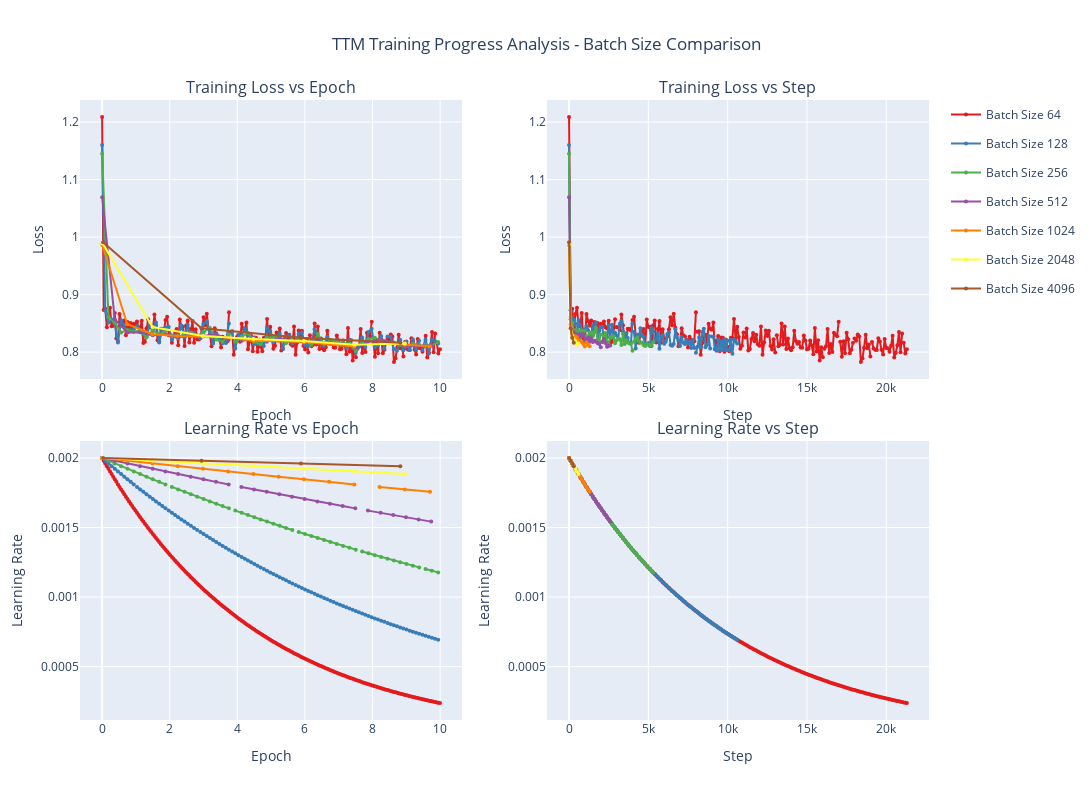

The code cell stored with this chart in its notebook:
### Code cell
# Create training loss visualization
from turtle import width


def create_training_plots(df):
    """Create training loss and learning rate plots by batch size"""
    
    # Create subplots
    fig = make_subplots(
        rows=2, cols=2,
        subplot_titles=[
            "Training Loss vs Epoch", 
            "Training Loss vs Step",
            "Learning Rate vs Epoch",
            "Learning Rate vs Step"
        ],
        vertical_spacing=0.1,
        horizontal_spacing=0.1
    )
    
    # Color palette
    colors = px.colors.qualitative.Set1
    batch_sizes = sorted(df['batch_size'].unique())
    
    for i, batch_size in enumerate(batch_sizes):
        if batch_size == 'unknown':
            continue
            
        batch_data = df[df['batch_size'] == batch_size].copy()
        batch_data = batch_data.sort_values('step')
        
        color = colors[i % len(colors)]
        name = f"Batch Size {batch_size}"
        
        # Training Loss vs Epoch
        fig.add_trace(
            go.Scatter(
                x=batch_data['epoch'],
                y=batch_data['loss'],
                mode='lines+markers',
                name=name,
                line=dict(color=color),
                marker=dict(size=4),
                showlegend=True,
                legendgroup=name,
                hovertemplate=f"<b>{name}</b><br>" +
                             "Epoch: %{x:.2f}<br>" +
                             "Loss: %{y:.4f}<extra></extra>"
            ),
            row=1, col=1
        )
        
        # Training Loss vs Step
        fig.add_trace(
            go.Scatter(
                x=batch_data['step'],
                y=batch_data['loss'],
                mode='lines+markers',
                name=name,
                line=dict(color=color),
                marker=dict(size=4),
                showlegend=False,
                legendgroup=name,
                hovertemplate=f"<b>{name}</b><br>" +
                             "Step: %{x}<br>" +
                             "Loss: %{y:.4f}<extra></extra>"
            ),
            row=1, col=2
        )
        
        # Learning Rate vs Epoch
        if 'learning_rate' in batch_data.columns:
            fig.add_trace(
                go.Scatter(
                    x=batch_data['epoch'],
                    y=batch_data['learning_rate'],
                    mode='lines+markers',
                    name=name,
                    line=dict(color=color),
                    marker=dict(size=4),
                    showlegend=False,
                    legendgroup=name,
                    hovertemplate=f"<b>{name}</b><br>" +
                                 "Epoch: %{x:.2f}<br>" +
                                 "Learning Rate: %{y:.6f}<extra></extra>"
                ),
                row=2, col=1
            )
            
            # Learning Rate vs Step
            fig.add_trace(
                go.Scatter(
                    x=batch_data['step'],
                    y=batch_data['learning_rate'],
                    mode='lines+markers',
                    name=name,
                    line=dict(color=color),
                    marker=dict(size=4),
                    showlegend=False,
                    legendgroup=name,
                    hovertemplate=f"<b>{name}</b><br>" +
                                 "Step: %{x}<br>" +
                                 "Learning Rate: %{y:.6f}<extra></extra>"
                ),
                row=2, col=2
            )
    
    # Update layout
    fig.update_layout(
        height=800,
        width=2000,
        title_text="TTM Training Progress Analysis - Batch Size Comparison",
        title_x=0.5,
        showlegend=True
    )
    
    # Update axis labels
    fig.update_xaxes(title_text="Epoch", row=1, col=1)
    fig.update_xaxes(title_text="Step", row=1, col=2)
    fig.update_xaxes(title_text="Epoch", row=2, col=1)
    fig.update_xaxes(title_text="Step", row=2, col=2)
    
    fig.update_yaxes(title_text="Loss", row=1, col=1)
    fig.update_yaxes(title_text="Loss", row=1, col=2)
    fig.update_yaxes(title_text="Learning Rate", row=2, col=1)
    fig.update_yaxes(title_text="Learning Rate", row=2, col=2)
    
    return fig

# Create and display the training plots
if len(training_df) > 0:
    training_fig = create_training_plots(training_df)
    training_fig.show()
else:
    print("No training data available for visualization")

### Figure 1 — Plotly figure (JSON) as saved in the notebook; plotly's stock layout.template omitted (floating-point values rounded to 4 significant figures; data arrays with more than 128 entries replaced by an {"elided": "..."} marker saying what was removed)
{"data": [{"hovertemplate": "<b>Batch Size 64</b><br>Epoch: %{x:.2f}<br>Loss: %{y:.4f}<extra></extra>", "legendgroup": "Batch Size 64", "line": {"color": "rgb(228,26,28)"}, "marker": {"size": 4}, "mode": "lines+markers", "name": "Batch Size 64", "showlegend": true, "type": "scatter", "x": {"elided": "235 float values"}, "xaxis": "x", "y": {"elided": "235 float values"}, "yaxis": "y"}, {"hovertemplate": "<b>Batch Size 64</b><br>Step: %{x}<br>Loss: %{y:.4f}<extra></extra>", "legendgroup": "Batch Size 64", "line": {"color": "rgb(228,26,28)"}, "marker": {"size": 4}, "mode": "lines+markers", "name": "Batch Size 64", "showlegend": false, "type": "scatter", "x": {"elided": "235 int values"}, "xaxis": "x2", "y": {"elided": "235 float values"}, "yaxis": "y2"}, {"hovertemplate": "<b>Batch Size 64</b><br>Epoch: %{x:.2f}<br>Learning Rate: %{y:.6f}<extra></extra>", "legendgroup": "Batch Size 64", "line": {"color": "rgb(228,26,28)"}, "marker": {"size": 4}, "mode": "lines+markers", "name": "Batch Size 64", "showlegend": false, "type": "scatter", "x": {"elided": "235 float values"}, "xaxis": "x3", "y": {"elided": "235 float values"}, "yaxis": "y3"}, {"hovertemplate": "<b>Batch Size 64</b><br>Step: %{x}<br>Learning Rate: %{y:.6f}<extra></extra>", "legendgroup": "Batch Size 64", "line": {"color": "rgb(228,26,28)"}, "marker": {"size": 4}, "mode": "lines+markers", "name": "Batch Size 64", "showlegend": false, "type": "scatter", "x": {"elided": "235 int values"}, "xaxis": "x4", "y": {"elided": "235 float values"}, "yaxis": "y4"}, {"hovertemplate": "<b>Batch Size 128</b><br>Epoch: %{x:.2f}<br>Loss: %{y:.4f}<extra></extra>", "legendgroup": "Batch Size 128", "line": {"color": "rgb(55,126,184)"}, "marker": {"size": 4}, "mode": "lines+markers", "name": "Batch Size 128", "showlegend": true, "type": "scatter", "x": [0.0009381, 0.09381, 0.1876, 0.2814, 0.3752, 0.469, 0.5629, 0.6567, 0.7505, 0.8443, 0.9381, 0.9381, 1.032, 1.126, 1.22, 1.313, 1.407, 1.501, 1.595, 1.689, 1.782, 1.876, 1.876, 1.97, 2.064, 2.158, 2.251, 2.345, 2.439, 2.533, 2.627, 2.72, 2.814, 2.814, 2.908, 3.002, 3.096, 3.189, 3.283, 3.377, 3.471, 3.565, 3.659, 3.752, 3.752, 3.846, 3.94, 4.034, 4.128, 4.221, 4.315, 4.409, 4.503, 4.597, 4.69, 4.69, 4.784, 4.878, 4.972, 5.066, 5.159, 5.253, 5.347, 5.441, 5.535, 5.629, 5.629, 5.722, 5.816, 5.91, 6.004, 6.098, 6.191, 6.285, 6.379, 6.473, 6.567, 6.567, 6.66, 6.754, 6.848, 6.942, 7.036, 7.129, 7.223, 7.317, 7.411, 7.505, 7.505, 7.598, 7.692, 7.786, 7.88, 7.974, 8.068, 8.161, 8.255, 8.349, 8.443, 8.443, 8.537, 8.63, 8.724, 8.818, 8.912, 9.006, 9.099, 9.193, 9.287, 9.381, 9.381, 9.475, 9.568, 9.662, 9.756, 9.85, 9.944], "xaxis": "x", "y": [1.16, 0.8723, 0.8512, 0.8569, 0.8497, 0.8165, 0.8554, 0.847, 0.8363, 0.8381, 0.8396, NaN, 0.8452, 0.8382, 0.8316, 0.8261, 0.8462, 0.8362, 0.8515, 0.8166, 0.8382, 0.8434, NaN, 0.8441, 0.8219, 0.8284, 0.8259, 0.8463, 0.8259, 0.8474, 0.8278, 0.8337, 0.8287, NaN, 0.8236, 0.8491, 0.8543, 0.836, 0.8149, 0.8326, 0.8246, 0.8154, 0.816, 0.8499, NaN, 0.8352, 0.8061, 0.8302, 0.8279, 0.8414, 0.8295, 0.8262, 0.8135, 0.8136, 0.8158, NaN, 0.8106, 0.8418, 0.8356, 0.8179, 0.8243, 0.8324, 0.806, 0.8273, 0.8293, 0.8147, NaN, 0.8178, 0.8316, 0.834, 0.8124, 0.811, 0.8142, 0.8398, 0.8256, 0.8196, NaN, 0.8108, 0.8268, 0.8162, 0.8141, 0.8208, 0.815, 0.8174, 0.8071, 0.8211, 0.8073, NaN, 0.7987, 0.8092, 0.8255, 0.8089, 0.8348, 0.8405, 0.8086, 0.8122, 0.828, 0.8061, NaN, 0.8272, 0.8266, 0.8053, 0.8022, 0.8215, 0.8027, 0.8185, 0.8036, 0.8224, 0.8036, 0.8196, NaN, 0.8038, 0.8214, 0.7972, 0.8214, 0.8193, 0.8148], "yaxis": "y"}, {"hovertemplate": "<b>Batch Size 128</b><br>Step: %{x}<br>Loss: %{y:.4f}<extra></extra>", "legendgroup": "Batch Size 128", "line": {"color": "rgb(55,126,184)"}, "marker": {"size": 4}, "mode": "lines+markers", "name": "Batch Size 128", "showlegend": false, "type": "scatter", "x": [1, 100, 200, 300, 400, 500, 600, 700, 800, 900, 1000, 1000, 1100, 1200, 1300, 1400, 1500, 1600, 1700, 1800, 1900, 2000, 2000, 2100, 2200, 2300, 2400, 2500, 2600, 2700, 2800, 2900, 3000, 3000, 3100, 3200, 3300, 3400, 3500, 3600, 3700, 3800, 3900, 4000, 4000, 4100, 4200, 4300, 4400, 4500, 4600, 4700, 4800, 4900, 5000, 5000, 5100, 5200, 5300, 5400, 5500, 5600, 5700, 5800, 5900, 6000, 6000, 6100, 6200, 6300, 6400, 6500, 6600, 6700, 6800, 6900, 7000, 7000, 7100, 7200, 7300, 7400, 7500, 7600, 7700, 7800, 7900, 8000, 8000, 8100, 8200, 8300, 8400, 8500, 8600, 8700, 8800, 8900, 9000, 9000, 9100, 9200, 9300, 9400, 9500, 9600, 9700, 9800, 9900, 10000, 10000, 10100, 10200, 10300, 10400, 10500, 10600], "xaxis": "x2", "y": [1.16, 0.8723, 0.8512, 0.8569, 0.8497, 0.8165, 0.8554, 0.847, 0.8363, 0.8381, 0.8396, NaN, 0.8452, 0.8382, 0.8316, 0.8261, 0.8462, 0.8362, 0.8515, 0.8166, 0.8382, 0.8434, NaN, 0.8441, 0.8219, 0.8284, 0.8259, 0.8463, 0.8259, 0.8474, 0.8278, 0.8337, 0.8287, NaN, 0.8236, 0.8491, 0.8543, 0.836, 0.8149, 0.8326, 0.8246, 0.8154, 0.816, 0.8499, NaN, 0.8352, 0.8061, 0.8302, 0.8279, 0.8414, 0.8295, 0.8262, 0.8135, 0.8136, 0.8158, NaN, 0.8106, 0.8418, 0.8356, 0.8179, 0.8243, 0.8324, 0.806, 0.8273, 0.8293, 0.8147, NaN, 0.8178, 0.8316, 0.834, 0.8124, 0.811, 0.8142, 0.8398, 0.8256, 0.8196, NaN, 0.8108, 0.8268, 0.8162, 0.8141, 0.8208, 0.815, 0.8174, 0.8071, 0.8211, 0.8073, NaN, 0.7987, 0.8092, 0.8255, 0.8089, 0.8348, 0.8405, 0.8086, 0.8122, 0.828, 0.8061, NaN, 0.8272, 0.8266, 0.8053, 0.8022, 0.8215, 0.8027, 0.8185, 0.8036, 0.8224, 0.8036, 0.8196, NaN, 0.8038, 0.8214, 0.7972, 0.8214, 0.8193, 0.8148], "yaxis": "y2"}, {"hovertemplate": "<b>Batch Size 128</b><br>Epoch: %{x:.2f}<br>Learning Rate: %{y:.6f}<extra></extra>", "legendgroup": "Batch Size 128", "line": {"color": "rgb(55,126,184)"}, "marker": {"size": 4}, "mode": "lines+markers", "name": "Batch Size 128", "showlegend": false, "type": "scatter", "x": [0.0009381, 0.09381, 0.1876, 0.2814, 0.3752, 0.469, 0.5629, 0.6567, 0.7505, 0.8443, 0.9381, 0.9381, 1.032, 1.126, 1.22, 1.313, 1.407, 1.501, 1.595, 1.689, 1.782, 1.876, 1.876, 1.97, 2.064, 2.158, 2.251, 2.345, 2.439, 2.533, 2.627, 2.72, 2.814, 2.814, 2.908, 3.002, 3.096, 3.189, 3.283, 3.377, 3.471, 3.565, 3.659, 3.752, 3.752, 3.846, 3.94, 4.034, 4.128, 4.221, 4.315, 4.409, 4.503, 4.597, 4.69, 4.69, 4.784, 4.878, 4.972, 5.066, 5.159, 5.253, 5.347, 5.441, 5.535, 5.629, 5.629, 5.722, 5.816, 5.91, 6.004, 6.098, 6.191, 6.285, 6.379, 6.473, 6.567, 6.567, 6.66, 6.754, 6.848, 6.942, 7.036, 7.129, 7.223, 7.317, 7.411, 7.505, 7.505, 7.598, 7.692, 7.786, 7.88, 7.974, 8.068, 8.161, 8.255, 8.349, 8.443, 8.443, 8.537, 8.63, 8.724, 8.818, 8.912, 9.006, 9.099, 9.193, 9.287, 9.381, 9.381, 9.475, 9.568, 9.662, 9.756, 9.85, 9.944], "xaxis": "x3", "y": [0.002, 0.00198, 0.001961, 0.001941, 0.001922, 0.001903, 0.001884, 0.001865, 0.001846, 0.001828, 0.00181, NaN, 0.001792, 0.001774, 0.001756, 0.001739, 0.001722, 0.001704, 0.001687, 0.001671, 0.001654, 0.001638, NaN, 0.001621, 0.001605, 0.001589, 0.001573, 0.001558, 0.001542, 0.001527, 0.001512, 0.001497, 0.001482, NaN, 0.001467, 0.001452, 0.001438, 0.001424, 0.001409, 0.001395, 0.001382, 0.001368, 0.001354, 0.001341, NaN, 0.001327, 0.001314, 0.001301, 0.001288, 0.001275, 0.001263, 0.00125, 0.001238, 0.001225, 0.001213, NaN, 0.001201, 0.001189, 0.001177, 0.001166, 0.001154, 0.001143, 0.001131, 0.00112, 0.001109, 0.001098, NaN, 0.001087, 0.001076, 0.001065, 0.001055, 0.001044, 0.001034, 0.001024, 0.001013, 0.001003, NaN, 0.0009933, 0.0009835, 0.0009737, 0.000964, 0.0009544, 0.0009449, 0.0009355, 0.0009262, 0.000917, 0.0009078, NaN, 0.0008988, 0.0008899, 0.0008811, 0.0008723, 0.0008636, 0.0008551, 0.0008465, 0.0008381, 0.0008298, 0.0008215, NaN, 0.0008133, 0.0008053, 0.0007972, 0.0007893, 0.0007815, 0.0007737, 0.000766, 0.0007584, 0.0007508, 0.0007433, 0.0007359, NaN, 0.0007286, 0.0007214, 0.0007143, 0.0007072, 0.0007001, 0.0006932], "yaxis": "y3"}, {"hovertemplate": "<b>Batch Size 128</b><br>Step: %{x}<br>Learning Rate: %{y:.6f}<extra></extra>", "legendgroup": "Batch Size 128", "line": {"color": "rgb(55,126,184)"}, "marker": {"size": 4}, "mode": "lines+markers", "name": "Batch Size 128", "showlegend": false, "type": "scatter", "x": [1, 100, 200, 300, 400, 500, 600, 700, 800, 900, 1000, 1000, 1100, 1200, 1300, 1400, 1500, 1600, 1700, 1800, 1900, 2000, 2000, 2100, 2200, 2300, 2400, 2500, 2600, 2700, 2800, 2900, 3000, 3000, 3100, 3200, 3300, 3400, 3500, 3600, 3700, 3800, 3900, 4000, 4000, 4100, 4200, 4300, 4400, 4500, 4600, 4700, 4800, 4900, 5000, 5000, 5100, 5200, 5300, 5400, 5500, 5600, 5700, 5800, 5900, 6000, 6000, 6100, 6200, 6300, 6400, 6500, 6600, 6700, 6800, 6900, 7000, 7000, 7100, 7200, 7300, 7400, 7500, 7600, 7700, 7800, 7900, 8000, 8000, 8100, 8200, 8300, 8400, 8500, 8600, 8700, 8800, 8900, 9000, 9000, 9100, 9200, 9300, 9400, 9500, 9600, 9700, 9800, 9900, 10000, 10000, 10100, 10200, 10300, 10400, 10500, 10600], "xaxis": "x4", "y": [0.002, 0.00198, 0.001961, 0.001941, 0.001922, 0.001903, 0.001884, 0.001865, 0.001846, 0.001828, 0.00181, NaN, 0.001792, 0.001774, 0.001756, 0.001739, 0.001722, 0.001704, 0.001687, 0.001671, 0.001654, 0.001638, NaN, 0.001621, 0.001605, 0.001589, 0.001573, 0.001558, 0.001542, 0.001527, 0.001512, 0.001497, 0.001482, NaN, 0.001467, 0.001452, 0.001438, 0.001424, 0.001409, 0.001395, 0.001382, 0.001368, 0.001354, 0.001341, NaN, 0.001327, 0.001314, 0.001301, 0.001288, 0.001275, 0.001263, 0.00125, 0.001238, 0.001225, 0.001213, NaN, 0.001201, 0.001189, 0.001177, 0.001166, 0.001154, 0.001143, 0.001131, 0.00112, 0.001109, 0.001098, NaN, 0.001087, 0.001076, 0.001065, 0.001055, 0.001044, 0.001034, 0.001024, 0.001013, 0.001003, NaN, 0.0009933, 0.0009835, 0.0009737, 0.000964, 0.0009544, 0.0009449, 0.0009355, 0.0009262, 0.000917, 0.0009078, NaN, 0.0008988, 0.0008899, 0.0008811, 0.0008723, 0.0008636, 0.0008551, 0.0008465, 0.0008381, 0.0008298, 0.0008215, NaN, 0.0008133, 0.0008053, 0.0007972, 0.0007893, 0.0007815, 0.0007737, 0.000766, 0.0007584, 0.0007508, 0.0007433, 0.0007359, NaN, 0.0007286, 0.0007214, 0.0007143, 0.0007072, 0.0007001, 0.0006932], "yaxis": "y4"}, {"hovertemplate": "<b>Batch Size 256</b><br>Epoch: %{x:.2f}<br>Loss: %{y:.4f}<extra></extra>", "legendgroup": "Batch Size 256", "line": {"color": "rgb(77,175,74)"}, "marker": {"size": 4}, "mode": "lines+markers", "name": "Batch Size 256", "showlegend": true, "type": "scatter", "x": [0.001876, 0.1876, 0.3752, 0.5629, 0.7505, 0.9381, 1.126, 1.313, 1.501, 1.689, 1.876, 1.876, 2.064, 2.251, 2.439, 2.627, 2.814, 3.002, 3.189, 3.377, 3.565, 3.752, 3.752, 3.94, 4.128, 4.315, 4.503, 4.69, 4.878, 5.066, 5.253, 5.441, 5.629, 5.629, 5.816, 6.004, 6.191, 6.379, 6.567, 6.754, 6.942, 7.129, 7.317, 7.505, 7.505, 7.692, 7.88, 8.068, 8.255, 8.443, 8.63, 8.818, 9.006, 9.193, 9.381, 9.381, 9.568, 9.756, 9.944], "xaxis": "x", "y": [1.145, 0.8609, 0.8512, 0.8343, 0.8383, 0.8352, 0.838, 0.8255, 0.8376, 0.8312, 0.837, NaN, 0.8278, 0.824, 0.8332, 0.8343, 0.828, 0.8345, 0.8418, 0.822, 0.8179, 0.8308, NaN, 0.8181, 0.8269, 0.8331, 0.8181, 0.8136, 0.8252, 0.8261, 0.8276, 0.8152, 0.8204, NaN, 0.8234, 0.8225, 0.8125, 0.8313, 0.814, 0.821, 0.8171, 0.8156, 0.8147, 0.8022, NaN, 0.8179, 0.8223, 0.8249, 0.8195, 0.8163, 0.8166, 0.8123, 0.8104, 0.8141, 0.813, NaN, 0.813, 0.8115, 0.8177], "yaxis": "y"}, {"hovertemplate": "<b>Batch Size 256</b><br>Step: %{x}<br>Loss: %{y:.4f}<extra></extra>", "legendgroup": "Batch Size 256", "line": {"color": "rgb(77,175,74)"}, "marker": {"size": 4}, "mode": "lines+markers", "name": "Batch Size 256", "showlegend": false, "type": "scatter", "x": [1, 100, 200, 300, 400, 500, 600, 700, 800, 900, 1000, 1000, 1100, 1200, 1300, 1400, 1500, 1600, 1700, 1800, 1900, 2000, 2000, 2100, 2200, 2300, 2400, 2500, 2600, 2700, 2800, 2900, 3000, 3000, 3100, 3200, 3300, 3400, 3500, 3600, 3700, 3800, 3900, 4000, 4000, 4100, 4200, 4300, 4400, 4500, 4600, 4700, 4800, 4900, 5000, 5000, 5100, 5200, 5300], "xaxis": "x2", "y": [1.145, 0.8609, 0.8512, 0.8343, 0.8383, 0.8352, 0.838, 0.8255, 0.8376, 0.8312, 0.837, NaN, 0.8278, 0.824, 0.8332, 0.8343, 0.828, 0.8345, 0.8418, 0.822, 0.8179, 0.8308, NaN, 0.8181, 0.8269, 0.8331, 0.8181, 0.8136, 0.8252, 0.8261, 0.8276, 0.8152, 0.8204, NaN, 0.8234, 0.8225, 0.8125, 0.8313, 0.814, 0.821, 0.8171, 0.8156, 0.8147, 0.8022, NaN, 0.8179, 0.8223, 0.8249, 0.8195, 0.8163, 0.8166, 0.8123, 0.8104, 0.8141, 0.813, NaN, 0.813, 0.8115, 0.8177], "yaxis": "y2"}, {"hovertemplate": "<b>Batch Size 256</b><br>Epoch: %{x:.2f}<br>Learning Rate: %{y:.6f}<extra></extra>", "legendgroup": "Batch Size 256", "line": {"color": "rgb(77,175,74)"}, "marker": {"size": 4}, "mode": "lines+markers", "name": "Batch Size 256", "showlegend": false, "type": "scatter", "x": [0.001876, 0.1876, 0.3752, 0.5629, 0.7505, 0.9381, 1.126, 1.313, 1.501, 1.689, 1.876, 1.876, 2.064, 2.251, 2.439, 2.627, 2.814, 3.002, 3.189, 3.377, 3.565, 3.752, 3.752, 3.94, 4.128, 4.315, 4.503, 4.69, 4.878, 5.066, 5.253, 5.441, 5.629, 5.629, 5.816, 6.004, 6.191, 6.379, 6.567, 6.754, 6.942, 7.129, 7.317, 7.505, 7.505, 7.692, 7.88, 8.068, 8.255, 8.443, 8.63, 8.818, 9.006, 9.193, 9.381, 9.381, 9.568, 9.756, 9.944], "xaxis": "x3", "y": [0.002, 0.00198, 0.001961, 0.001941, 0.001922, 0.001903, 0.001884, 0.001865, 0.001846, 0.001828, 0.00181, NaN, 0.001792, 0.001774, 0.001756, 0.001739, 0.001722, 0.001704, 0.001687, 0.001671, 0.001654, 0.001638, NaN, 0.001621, 0.001605, 0.001589, 0.001573, 0.001558, 0.001542, 0.001527, 0.001512, 0.001497, 0.001482, NaN, 0.001467, 0.001452, 0.001438, 0.001424, 0.001409, 0.001395, 0.001382, 0.001368, 0.001354, 0.001341, NaN, 0.001327, 0.001314, 0.001301, 0.001288, 0.001275, 0.001263, 0.00125, 0.001238, 0.001225, 0.001213, NaN, 0.001201, 0.001189, 0.001177], "yaxis": "y3"}, {"hovertemplate": "<b>Batch Size 256</b><br>Step: %{x}<br>Learning Rate: %{y:.6f}<extra></extra>", "legendgroup": "Batch Size 256", "line": {"color": "rgb(77,175,74)"}, "marker": {"size": 4}, "mode": "lines+markers", "name": "Batch Size 256", "showlegend": false, "type": "scatter", "x": [1, 100, 200, 300, 400, 500, 600, 700, 800, 900, 1000, 1000, 1100, 1200, 1300, 1400, 1500, 1600, 1700, 1800, 1900, 2000, 2000, 2100, 2200, 2300, 2400, 2500, 2600, 2700, 2800, 2900, 3000, 3000, 3100, 3200, 3300, 3400, 3500, 3600, 3700, 3800, 3900, 4000, 4000, 4100, 4200, 4300, 4400, 4500, 4600, 4700, 4800, 4900, 5000, 5000, 5100, 5200, 5300], "xaxis": "x4", "y": [0.002, 0.00198, 0.001961, 0.001941, 0.001922, 0.001903, 0.001884, 0.001865, 0.001846, 0.001828, 0.00181, NaN, 0.001792, 0.001774, 0.001756, 0.001739, 0.001722, 0.001704, 0.001687, 0.001671, 0.001654, 0.001638, NaN, 0.001621, 0.001605, 0.001589, 0.001573, 0.001558, 0.001542, 0.001527, 0.001512, 0.001497, 0.001482, NaN, 0.001467, 0.001452, 0.001438, 0.001424, 0.001409, 0.001395, 0.001382, 0.001368, 0.001354, 0.001341, NaN, 0.001327, 0.001314, 0.001301, 0.001288, 0.001275, 0.001263, 0.00125, 0.001238, 0.001225, 0.001213, NaN, 0.001201, 0.001189, 0.001177], "yaxis": "y4"}, {"hovertemplate": "<b>Batch Size 512</b><br>Epoch: %{x:.2f}<br>Loss: %{y:.4f}<extra></extra>", "legendgroup": "Batch Size 512", "line": {"color": "rgb(152,78,163)"}, "marker": {"size": 4}, "mode": "lines+markers", "name": "Batch Size 512", "showlegend": true, "type": "scatter", "x": [0.003745, 0.3745, 0.7491, 1.124, 1.498, 1.873, 2.247, 2.622, 2.996, 3.371, 3.745, 3.745, 4.12, 4.494, 4.869, 5.243, 5.618, 5.993, 6.367, 6.742, 7.116, 7.491, 7.491, 7.865, 8.24, 8.614, 8.989, 9.363, 9.738], "xaxis": "x", "y": [1.069, 0.8571, 0.8339, 0.8346, 0.8292, 0.8311, 0.825, 0.8312, 0.828, 0.8311, 0.8217, NaN, 0.8194, 0.8248, 0.8179, 0.8239, 0.8175, 0.8197, 0.8181, 0.8159, 0.8143, 0.8084, NaN, 0.8176, 0.8227, 0.816, 0.8094, 0.811, 0.8117], "yaxis": "y"}, {"hovertemplate": "<b>Batch Size 512</b><br>Step: %{x}<br>Loss: %{y:.4f}<extra></extra>", "legendgroup": "Batch Size 512", "line": {"color": "rgb(152,78,163)"}, "marker": {"size": 4}, "mode": "lines+markers", "name": "Batch Size 512", "showlegend": false, "type": "scatter", "x": [1, 100, 200, 300, 400, 500, 600, 700, 800, 900, 1000, 1000, 1100, 1200, 1300, 1400, 1500, 1600, 1700, 1800, 1900, 2000, 2000, 2100, 2200, 2300, 2400, 2500, 2600], "xaxis": "x2", "y": [1.069, 0.8571, 0.8339, 0.8346, 0.8292, 0.8311, 0.825, 0.8312, 0.828, 0.8311, 0.8217, NaN, 0.8194, 0.8248, 0.8179, 0.8239, 0.8175, 0.8197, 0.8181, 0.8159, 0.8143, 0.8084, NaN, 0.8176, 0.8227, 0.816, 0.8094, 0.811, 0.8117], "yaxis": "y2"}, {"hovertemplate": "<b>Batch Size 512</b><br>Epoch: %{x:.2f}<br>Learning Rate: %{y:.6f}<extra></extra>", "legendgroup": "Batch Size 512", "line": {"color": "rgb(152,78,163)"}, "marker": {"size": 4}, "mode": "lines+markers", "name": "Batch Size 512", "showlegend": false, "type": "scatter", "x": [0.003745, 0.3745, 0.7491, 1.124, 1.498, 1.873, 2.247, 2.622, 2.996, 3.371, 3.745, 3.745, 4.12, 4.494, 4.869, 5.243, 5.618, 5.993, 6.367, 6.742, 7.116, 7.491, 7.491, 7.865, 8.24, 8.614, 8.989, 9.363, 9.738], "xaxis": "x3", "y": [0.002, 0.00198, 0.001961, 0.001941, 0.001922, 0.001903, 0.001884, 0.001865, 0.001846, 0.001828, 0.00181, NaN, 0.001792, 0.001774, 0.001756, 0.001739, 0.001722, 0.001704, 0.001687, 0.001671, 0.001654, 0.001638, NaN, 0.001621, 0.001605, 0.001589, 0.001573, 0.001558, 0.001542], "yaxis": "y3"}, {"hovertemplate": "<b>Batch Size 512</b><br>Step: %{x}<br>Learning Rate: %{y:.6f}<extra></extra>", "legendgroup": "Batch Size 512", "line": {"color": "rgb(152,78,163)"}, "marker": {"size": 4}, "mode": "lines+markers", "name": "Batch Size 512", "showlegend": false, "type": "scatter", "x": [1, 100, 200, 300, 400, 500, 600, 700, 800, 900, 1000, 1000, 1100, 1200, 1300, 1400, 1500, 1600, 1700, 1800, 1900, 2000, 2000, 2100, 2200, 2300, 2400, 2500, 2600], "xaxis": "x4", "y": [0.002, 0.00198, 0.001961, 0.001941, 0.001922, 0.001903, 0.001884, 0.001865, 0.001846, 0.001828, 0.00181, NaN, 0.001792, 0.001774, 0.001756, 0.001739, 0.001722, 0.001704, 0.001687, 0.001671, 0.001654, 0.001638, NaN, 0.001621, 0.001605, 0.001589, 0.001573, 0.001558, 0.001542], "yaxis": "y4"}, {"hovertemplate": "<b>Batch Size 1024</b><br>Epoch: %{x:.2f}<br>Loss: %{y:.4f}<extra></extra>", "legendgroup": "Batch Size 1024", "line": {"color": "rgb(255,127,0)"}, "marker": {"size": 4}, "mode": "lines+markers", "name": "Batch Size 1024", "showlegend": true, "type": "scatter", "x": [0.007463, 0.7463, 1.493, 2.239, 2.985, 3.731, 4.478, 5.224, 5.97, 6.716, 7.463, 7.463, 8.209, 8.955, 9.701], "xaxis": "x", "y": [0.9861, 0.8485, 0.8312, 0.8279, 0.8273, 0.8258, 0.8194, 0.8195, 0.8173, 0.814, 0.8099, NaN, 0.8169, 0.8126, 0.8103], "yaxis": "y"}, {"hovertemplate": "<b>Batch Size 1024</b><br>Step: %{x}<br>Loss: %{y:.4f}<extra></extra>", "legendgroup": "Batch Size 1024", "line": {"color": "rgb(255,127,0)"}, "marker": {"size": 4}, "mode": "lines+markers", "name": "Batch Size 1024", "showlegend": false, "type": "scatter", "x": [1, 100, 200, 300, 400, 500, 600, 700, 800, 900, 1000, 1000, 1100, 1200, 1300], "xaxis": "x2", "y": [0.9861, 0.8485, 0.8312, 0.8279, 0.8273, 0.8258, 0.8194, 0.8195, 0.8173, 0.814, 0.8099, NaN, 0.8169, 0.8126, 0.8103], "yaxis": "y2"}, {"hovertemplate": "<b>Batch Size 1024</b><br>Epoch: %{x:.2f}<br>Learning Rate: %{y:.6f}<extra></extra>", "legendgroup": "Batch Size 1024", "line": {"color": "rgb(255,127,0)"}, "marker": {"size": 4}, "mode": "lines+markers", "name": "Batch Size 1024", "showlegend": false, "type": "scatter", "x": [0.007463, 0.7463, 1.493, 2.239, 2.985, 3.731, 4.478, 5.224, 5.97, 6.716, 7.463, 7.463, 8.209, 8.955, 9.701], "xaxis": "x3", "y": [0.002, 0.00198, 0.001961, 0.001941, 0.001922, 0.001903, 0.001884, 0.001865, 0.001846, 0.001828, 0.00181, NaN, 0.001792, 0.001774, 0.001756], "yaxis": "y3"}, {"hovertemplate": "<b>Batch Size 1024</b><br>Step: %{x}<br>Learning Rate: %{y:.6f}<extra></extra>", "legendgroup": "Batch Size 1024", "line": {"color": "rgb(255,127,0)"}, "marker": {"size": 4}, "mode": "lines+markers", "name": "Batch Size 1024", "showlegend": false, "type": "scatter", "x": [1, 100, 200, 300, 400, 500, 600, 700, 800, 900, 1000, 1000, 1100, 1200, 1300], "xaxis": "x4", "y": [0.002, 0.00198, 0.001961, 0.001941, 0.001922, 0.001903, 0.001884, 0.001865, 0.001846, 0.001828, 0.00181, NaN, 0.001792, 0.001774, 0.001756], "yaxis": "y4"}, {"hovertemplate": "<b>Batch Size 2048</b><br>Epoch: %{x:.2f}<br>Loss: %{y:.4f}<extra></extra>", "legendgroup": "Batch Size 2048", "line": {"color": "rgb(255,255,51)"}, "marker": {"size": 4}, "mode": "lines+markers", "name": "Batch Size 2048", "showlegend": true, "type": "scatter", "x": [0.01493, 1.493, 2.985, 4.478, 5.97, 7.463, 8.955], "xaxis": "x", "y": [0.9891, 0.8435, 0.8281, 0.8229, 0.8192, 0.8127, 0.815], "yaxis": "y"}, {"hovertemplate": "<b>Batch Size 2048</b><br>Step: %{x}<br>Loss: %{y:.4f}<extra></extra>", "legendgroup": "Batch Size 2048", "line": {"color": "rgb(255,255,51)"}, "marker": {"size": 4}, "mode": "lines+markers", "name": "Batch Size 2048", "showlegend": false, "type": "scatter", "x": [1, 100, 200, 300, 400, 500, 600], "xaxis": "x2", "y": [0.9891, 0.8435, 0.8281, 0.8229, 0.8192, 0.8127, 0.815], "yaxis": "y2"}, {"hovertemplate": "<b>Batch Size 2048</b><br>Epoch: %{x:.2f}<br>Learning Rate: %{y:.6f}<extra></extra>", "legendgroup": "Batch Size 2048", "line": {"color": "rgb(255,255,51)"}, "marker": {"size": 4}, "mode": "lines+markers", "name": "Batch Size 2048", "showlegend": false, "type": "scatter", "x": [0.01493, 1.493, 2.985, 4.478, 5.97, 7.463, 8.955], "xaxis": "x3", "y": [0.002, 0.00198, 0.001961, 0.001941, 0.001922, 0.001903, 0.001884], "yaxis": "y3"}, {"hovertemplate": "<b>Batch Size 2048</b><br>Step: %{x}<br>Learning Rate: %{y:.6f}<extra></extra>", "legendgroup": "Batch Size 2048", "line": {"color": "rgb(255,255,51)"}, "marker": {"size": 4}, "mode": "lines+markers", "name": "Batch Size 2048", "showlegend": false, "type": "scatter", "x": [1, 100, 200, 300, 400, 500, 600], "xaxis": "x4", "y": [0.002, 0.00198, 0.001961, 0.001941, 0.001922, 0.001903, 0.001884], "yaxis": "y4"}, {"hovertemplate": "<b>Batch Size 4096</b><br>Epoch: %{x:.2f}<br>Loss: %{y:.4f}<extra></extra>", "legendgroup": "Batch Size 4096", "line": {"color": "rgb(166,86,40)"}, "marker": {"size": 4}, "mode": "lines+markers", "name": "Batch Size 4096", "showlegend": true, "type": "scatter", "x": [0.02941, 2.941, 5.882, 8.824], "xaxis": "x", "y": [0.991, 0.8414, 0.825, 0.8162], "yaxis": "y"}, {"hovertemplate": "<b>Batch Size 4096</b><br>Step: %{x}<br>Loss: %{y:.4f}<extra></extra>", "legendgroup": "Batch Size 4096", "line": {"color": "rgb(166,86,40)"}, "marker": {"size": 4}, "mode": "lines+markers", "name": "Batch Size 4096", "showlegend": false, "type": "scatter", "x": [1, 100, 200, 300], "xaxis": "x2", "y": [0.991, 0.8414, 0.825, 0.8162], "yaxis": "y2"}, {"hovertemplate": "<b>Batch Size 4096</b><br>Epoch: %{x:.2f}<br>Learning Rate: %{y:.6f}<extra></extra>", "legendgroup": "Batch Size 4096", "line": {"color": "rgb(166,86,40)"}, "marker": {"size": 4}, "mode": "lines+markers", "name": "Batch Size 4096", "showlegend": false, "type": "scatter", "x": [0.02941, 2.941, 5.882, 8.824], "xaxis": "x3", "y": [0.002, 0.00198, 0.001961, 0.001941], "yaxis": "y3"}, {"hovertemplate": "<b>Batch Size 4096</b><br>Step: %{x}<br>Learning Rate: %{y:.6f}<extra></extra>", "legendgroup": "Batch Size 4096", "line": {"color": "rgb(166,86,40)"}, "marker": {"size": 4}, "mode": "lines+markers", "name": "Batch Size 4096", "showlegend": false, "type": "scatter", "x": [1, 100, 200, 300], "xaxis": "x4", "y": [0.002, 0.00198, 0.001961, 0.001941], "yaxis": "y4"}], "layout": {"annotations": [{"font": {"size": 16}, "showarrow": false, "text": "Training Loss vs Epoch", "x": 0.225, "xanchor": "center", "xref": "paper", "y": 1, "yanchor": "bottom", "yref": "paper"}, {"font": {"size": 16}, "showarrow": false, "text": "Training Loss vs Step", "x": 0.775, "xanchor": "center", "xref": "paper", "y": 1, "yanchor": "bottom", "yref": "paper"}, {"font": {"size": 16}, "showarrow": false, "text": "Learning Rate vs Epoch", "x": 0.225, "xanchor": "center", "xref": "paper", "y": 0.45, "yanchor": "bottom", "yref": "paper"}, {"font": {"size": 16}, "showarrow": false, "text": "Learning Rate vs Step", "x": 0.775, "xanchor": "center", "xref": "paper", "y": 0.45, "yanchor": "bottom", "yref": "paper"}], "height": 800, "showlegend": true, "title": {"text": "TTM Training Progress Analysis - Batch Size Comparison", "x": 0.5}, "width": 2000, "xaxis": {"anchor": "y", "domain": [0, 0.45], "title": {"text": "Epoch"}}, "xaxis2": {"anchor": "y2", "domain": [0.55, 1], "title": {"text": "Step"}}, "xaxis3": {"anchor": "y3", "domain": [0, 0.45], "title": {"text": "Epoch"}}, "xaxis4": {"anchor": "y4", "domain": [0.55, 1], "title": {"text": "Step"}}, "yaxis": {"anchor": "x", "domain": [0.55, 1], "title": {"text": "Loss"}}, "yaxis2": {"anchor": "x2", "domain": [0.55, 1], "title": {"text": "Loss"}}, "yaxis3": {"anchor": "x3", "domain": [0, 0.45], "title": {"text": "Learning Rate"}}, "yaxis4": {"anchor": "x4", "domain": [0, 0.45], "title": {"text": "Learning Rate"}}}}
